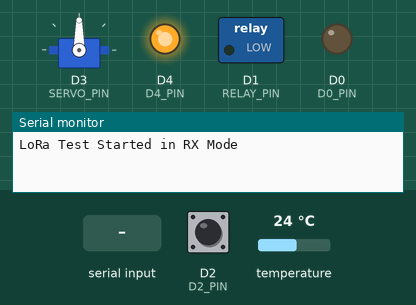
This sketch was run on a simulated ESP8266 (NodeMCU). Shown: servo, switched loads named in the sketch (green lamp = pin HIGH), output pins drawn as LEDs (lit = HIGH), the last lines printed to the serial monitor. Inputs (shaded band) come from the test bench; at power-on: temperature 24 °C, D2 (D2_PIN) HIGH.

Above: at 1.2 s.
1.3 s: temperature set to 31.3 °C
3.2 s: temperature set to 32.6 °C
At 4.1 s:
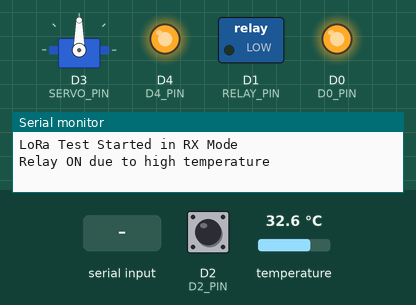
5.0 s: "P" received over the second serial link
At 7.1 s:
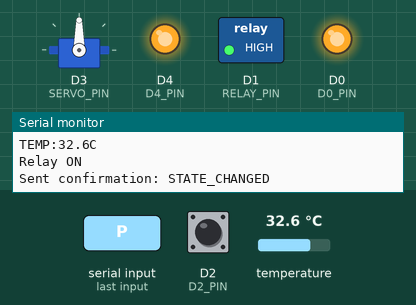
7.5 s: "A:" received over the second serial link
At 9.7 s:
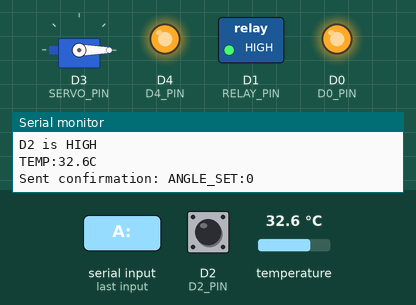
10.1 s: temperature set to 30.4 °C
11.6 s: temperature set to 29.4 °C
At 12.8 s:
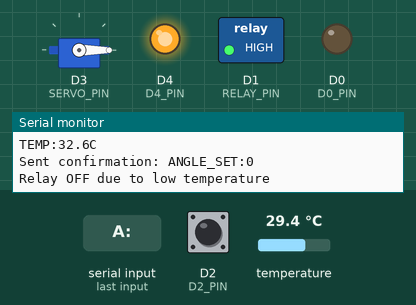
Timing chart, 0 to 14.2 s (numbered marks = the images above; inputs shaded):
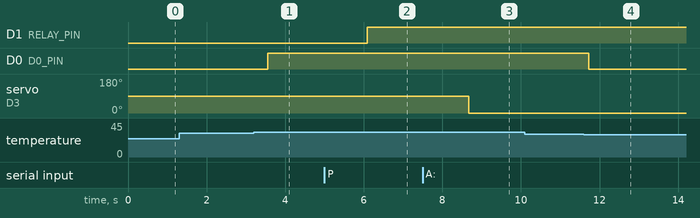

Measured:
- the behaviour switches between 32 and 32.1 °C on temperature (found by bisection; images 0 and 1)
- the behaviour switches between 30 and 29.9 °C on temperature (found by bisection; images 3 and 4)
- after the input at 1.3 s, every drawn part: stays the same
- after the input at 3.2 s, D0 (D0_PIN): LOW → HIGH after 0.36 s
- after the input at 5.0 s, D1 (RELAY_PIN): LOW → HIGH after 1.1 s
- after the input at 7.5 s, servo on D3 (SERVO_PIN): 90° → 0° after 1.2 s
- after the input at 10.1 s, every drawn part: stays the same
- after the input at 11.6 s, D0 (D0_PIN): HIGH → LOW after 0.13 s

The sketch:

controller.ino
```cpp
#include <SoftwareSerial.h>
#include <Servo.h>
#include <OneWire.h>
#include <DallasTemperature.h>

// Пины подключения LoRa (TX на RX модуля, RX на TX модуля)
#define LORA_RX D5
#define LORA_TX D6

#define RELAY_PIN D1
#define SERVO_PIN D3  // Пин для сервопривода
#define D2_PIN D2     // Пин для считывания состояния
#define D0_PIN D0     // Пин для подключения второго реле
#define D4_PIN D4     // Пин для подключения реле камеры
#define ONE_WIRE_BUS D7 // Пин для подключения DS18B20

SoftwareSerial LoRaSerial(LORA_RX, LORA_TX); // Создаем программный UART
bool relayState = false;
bool relayStateCam = false;
Servo servo; // Экземпляр для управления сервоприводом

OneWire oneWire(ONE_WIRE_BUS); // Создаем объект для работы с OneWire
DallasTemperature sensors(&oneWire); // Создаем объект для работы с DS18B20

unsigned long lastTempCheck = 0; // Время последней проверки температуры
const unsigned long tempCheckInterval = 500; // Интервал проверки температуры (500 мс)
float lastTemperature = 0.0; // Последняя измеренная температура
bool relayStateTemp = false; // Состояние реле для температуры

void setup() {
  Serial.begin(115200);          // Для мониторинга через Serial
  LoRaSerial.begin(9600);        // Скорость UART для LoRa

  pinMode(RELAY_PIN, OUTPUT);
  digitalWrite(RELAY_PIN, LOW);

  pinMode(D2_PIN, INPUT_PULLUP); // Включаем внутренний подтягивающий резистор для D2
  pinMode(D0_PIN, OUTPUT);       // Пин для второго реле
  pinMode(D4_PIN, OUTPUT);       // Пин для реле камеры
  digitalWrite(D4_PIN, HIGH);     // Устанавливаем реле камеры в начальное состояние
  pinMode(ONE_WIRE_BUS, INPUT_PULLUP); // Включаем внутренний подтягивающий резистор для D7

  // Увеличиваем разрядность ШИМ и настраиваем сервопривод
  analogWriteResolution(16); // Увеличиваем разрядность ШИМ до 16 бит
  servo.attach(SERVO_PIN, 544, 2444); // Указываем пин и диапазон ширины импульса

  servo.write(90); // Устанавливаем сервопривод в центральное положение

  sensors.begin(); // Инициализируем датчик температуры

  Serial.println("LoRa Test Started in RX Mode");
}

float getTemperature() {
  sensors.requestTemperatures(); // Запрашиваем температуру
  float temperature = sensors.getTempCByIndex(0); // Получаем температуру с первого датчика
  return temperature != DEVICE_DISCONNECTED_C ? temperature : -127.0; // Возвращаем температуру или -127, если датчик не подключён
}

void sendTemperature() {
  float temperature = getTemperature();
  if (temperature != -127.0) {
    String tempMessage = "TEMP:" + String(temperature, 1) + "C"; // Формируем сообщение
    LoRaSerial.println(tempMessage); // Отправляем через LoRa
    Serial.println(tempMessage); // Отправляем в монитор порта
  } else {
    Serial.println("Temperature sensor not connected!");
  }
}

void controlRelayByTemperature(float temperature) {
  if (temperature > 32 && !relayStateTemp) {
    digitalWrite(D0_PIN, HIGH); // Включаем реле
    relayStateTemp = true;
    Serial.println("Relay ON due to high temperature");
  } else if (temperature < 30 && relayStateTemp) {
    digitalWrite(D0_PIN, LOW); // Выключаем реле
    relayStateTemp = false;
    Serial.println("Relay OFF due to low temperature");
  }
}

void loop() {
  unsigned long currentMillis = millis();

  // Проверяем наличие данных через LoRa
  if (LoRaSerial.available()) {
    String message = LoRaSerial.readString();  // Считываем данные с LoRa
    Serial.println("Received: " + message);    // Печатаем на Serial монитор

    if (message.indexOf("P") >= 0) {
      // Переключаем состояние реле с задержкой для стабильного измерения состояния D2
      relayState = !relayState;
      digitalWrite(RELAY_PIN, relayState ? HIGH : LOW);
      delay(50); // Небольшая задержка, чтобы D2 успел переключиться

      // Проверка состояния пина D2 после переключения реле
      if (digitalRead(D2_PIN) == HIGH) {
        Serial.println("D2 is HIGH");
        LoRaSerial.println("D2 is HIGH");
      } else {
        Serial.println("D2 is LOW");
        LoRaSerial.println("D2 is LOW");
      }

      // Отправляем температуру
      sendTemperature();

      // Отправляем сообщение об изменении состояния
      Serial.println(relayState ? "Relay ON" : "Relay OFF");
      LoRaSerial.println("STATE_CHANGED");
      Serial.println("Sent confirmation: STATE_CHANGED");
    }

    // Если сообщение содержит "Swich_Cam"
    if (message.startsWith("Swich_Cam")) {
      // Переключаем состояние реле на противоположное
      relayStateCam = !relayStateCam;
      digitalWrite(D4_PIN, relayStateCam ? HIGH : LOW);
    }

    // Если сообщение содержит "A:<угол>"
    if (message.startsWith("A:")) {
      int angle = message.substring(2).toInt(); // Извлекаем угол из сообщения
      if (angle >= 0 && angle <= 180) {
        servo.write(angle); // Поворачиваем сервопривод на указанный угол
        Serial.println("Servo moved to angle: " + String(angle));

        // Проверка состояния пина D2
        if (digitalRead(D2_PIN) == HIGH) {
          Serial.println("D2 is HIGH");
          LoRaSerial.println("D2 is HIGH");
        } else {
          Serial.println("D2 is LOW");
          LoRaSerial.println("D2 is LOW");
        }

        // Отправляем температуру
        sendTemperature();

        // Отправляем подтверждение установки угла
        LoRaSerial.println("ANGLE_SET:" + String(angle));
        Serial.println("Sent confirmation: ANGLE_SET:" + String(angle));
      } else {
        Serial.println("Invalid angle received: " + String(angle));
      }
    }
  }

  // Мониторинг температуры с интервалом 500 мс
  if (currentMillis - lastTempCheck >= tempCheckInterval) {
    lastTempCheck = currentMillis;

    float temperature = getTemperature();
    if (temperature != -127.0) {
      controlRelayByTemperature(temperature);
    }
  }
}
```
